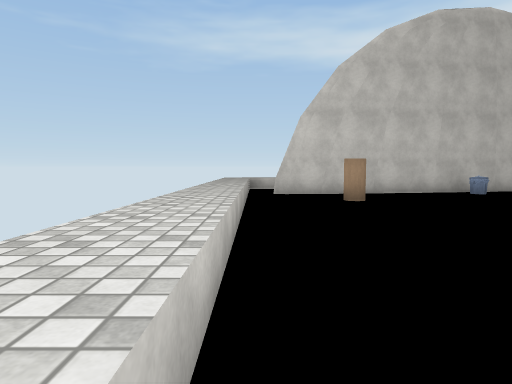
[1] (above)

19 first-person views from a walk through a Unity game level. The camera is 1.5 m above the floor, tilts 4° down and sees 75° across. The floor is counted in squares, 2 m on a side. Each view is taken from the middle of a square. On the plan, view 1 faces up. The plan holds only what a view shows up to about 11 squares ahead; the rest is blank. The player is left out. Some animated figures are left out. Surface patterns are stand-ins for the level's own textures.

[2]
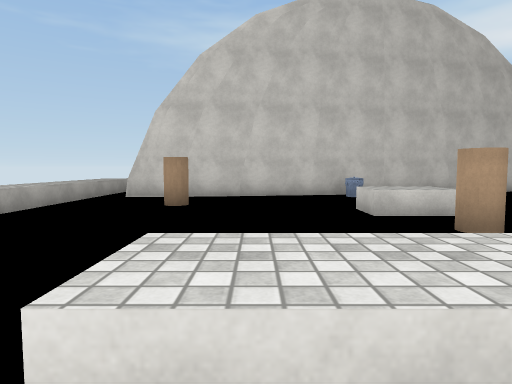

[3]
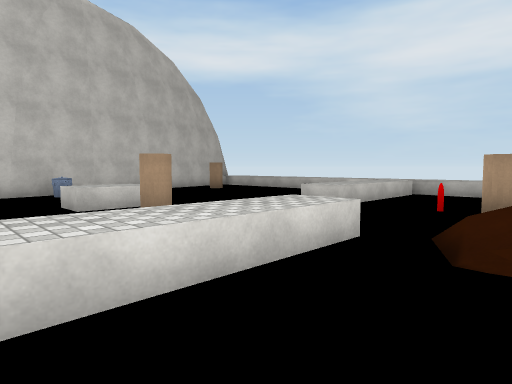

[4]
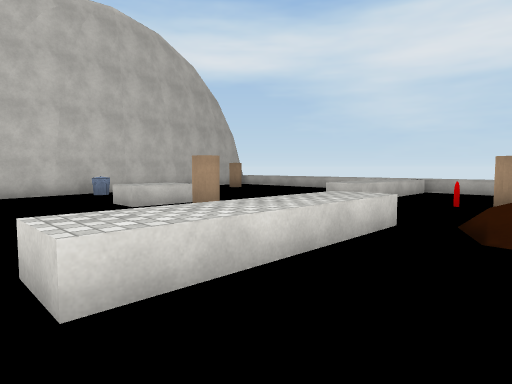

[5]
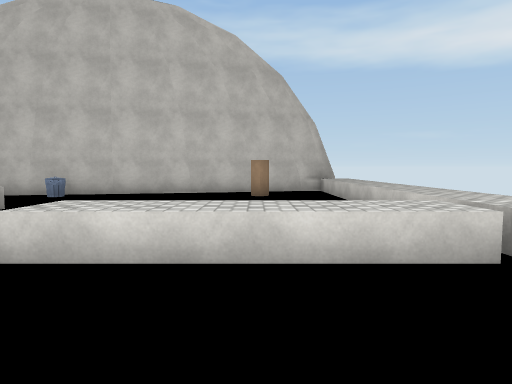

[6]
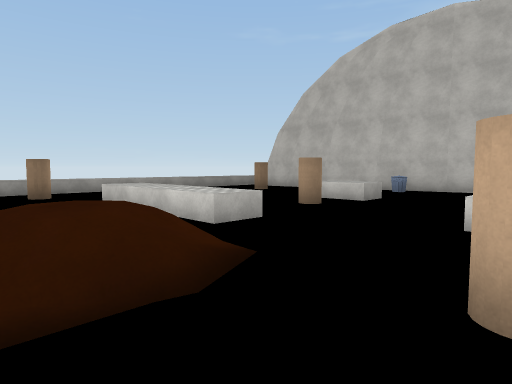

[7]
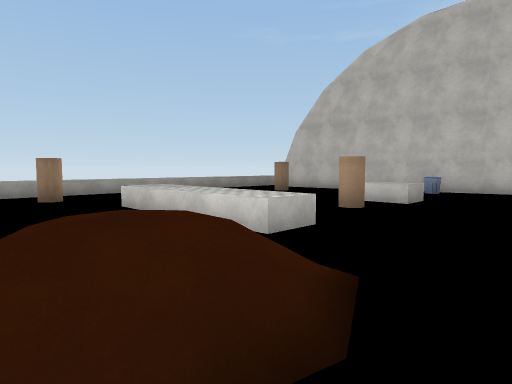

[8]
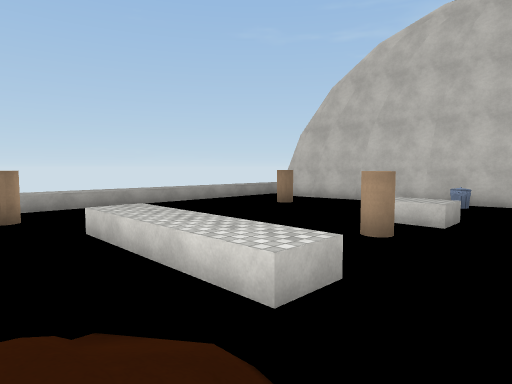

[9]
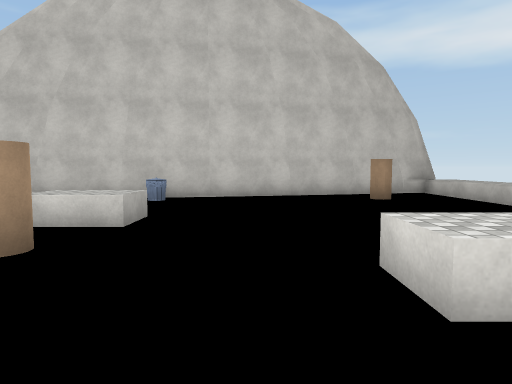

[10]
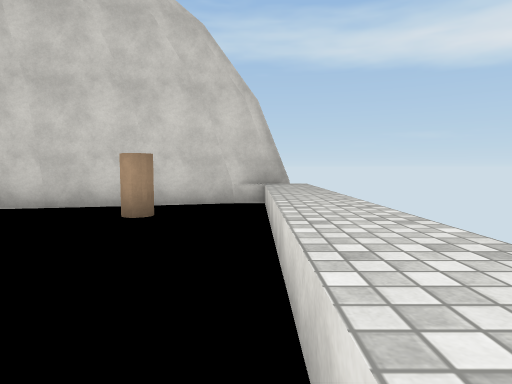

[11]
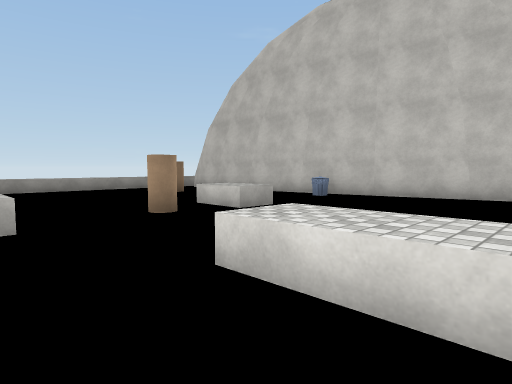

[12]
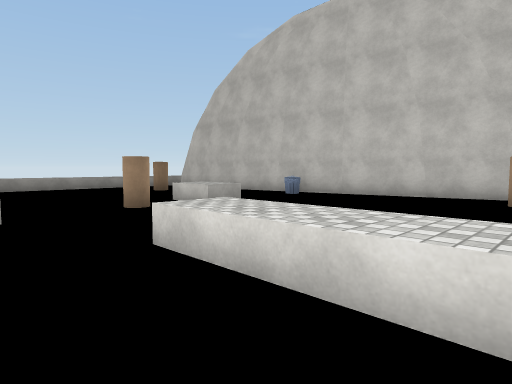

[13]
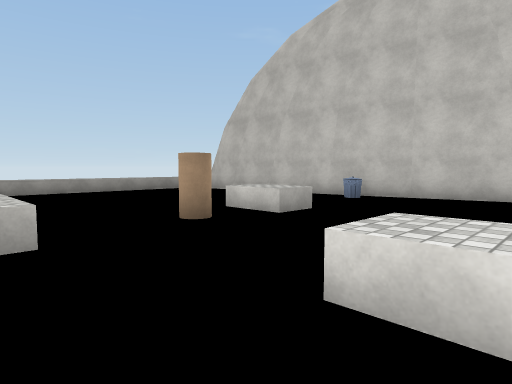

[14]
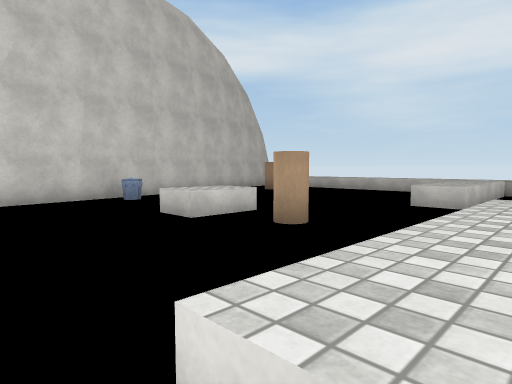

[15]
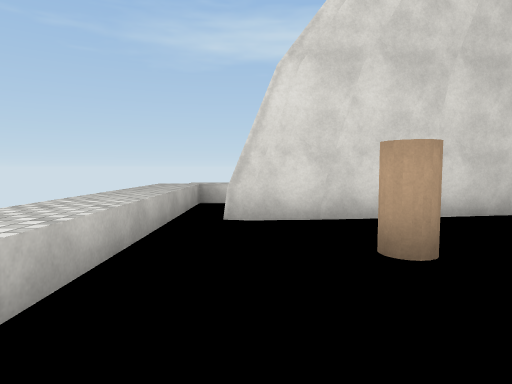

[16]
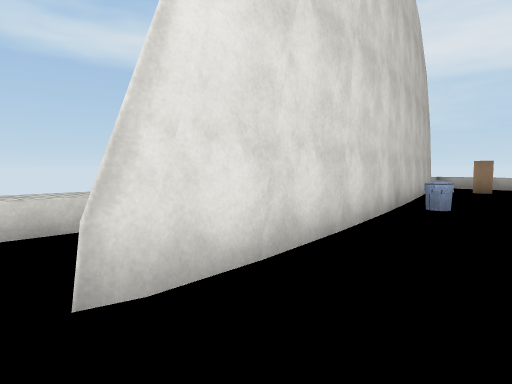

[17]
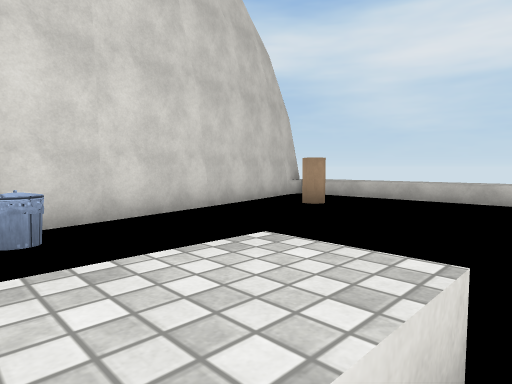

[18]
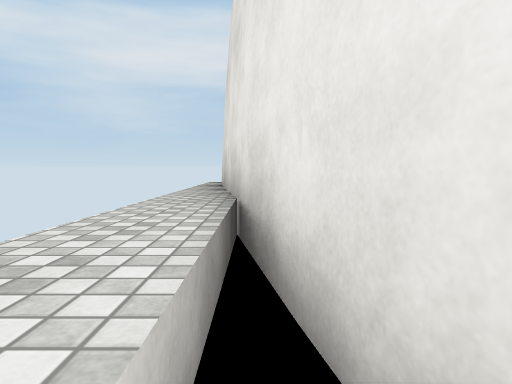

[19]
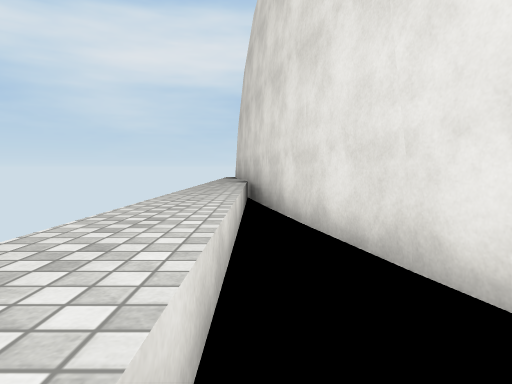

### Floor plan
Key: @ floor where view 1 was taken; # wall or solid block; . floor; / step, stairs or slope; = window, fence, low wall or low ledge; ^ raised ledge; C cylinder.
Columns run from 3 left of view 1 to 17 right of it. Each row starts with its distance up from view 1.
 15 ======  =============
 14 ====== ==============
 13 ===========#####=====
 12 ===..    . #####^.===
 11 === .  ######     ===
 10 === ####  =       ===
  9 ===       ...     ===
  8 ===.      ........===
  7 ===      #=..    .==
  6 ===    ......    .=
  5 === .  ...C..... .=
  4 ===   .......====##=
  3 ===   .....       ==
  2  ==   .==== . ... =
  1 ===    .  ///  .
  0   =@  ..   =/
 -1            //..

Positions as (right, up) in squares from view 1, and headings:
1: (0, 0), facing up
2: (4, 1), facing up
3: (4, 0), facing up-right
4: (3, 0), facing up-right
5: (12, 1), facing up
6: (11, -1), facing up-left
7: (10, -1), facing up-left
8: (9, 0), facing up-left
9: (9, 2), facing up
10: (14, 5), facing up
11: (12, 2), facing up-left
12: (13, 2), facing up-left
13: (11, 2), facing up-left
14: (3, 2), facing up-right
15: (1, 5), facing up
16: (0, 8), facing up-right
17: (6, 6), facing up-right
18: (6, 12), facing right
19: (1, 12), facing right
